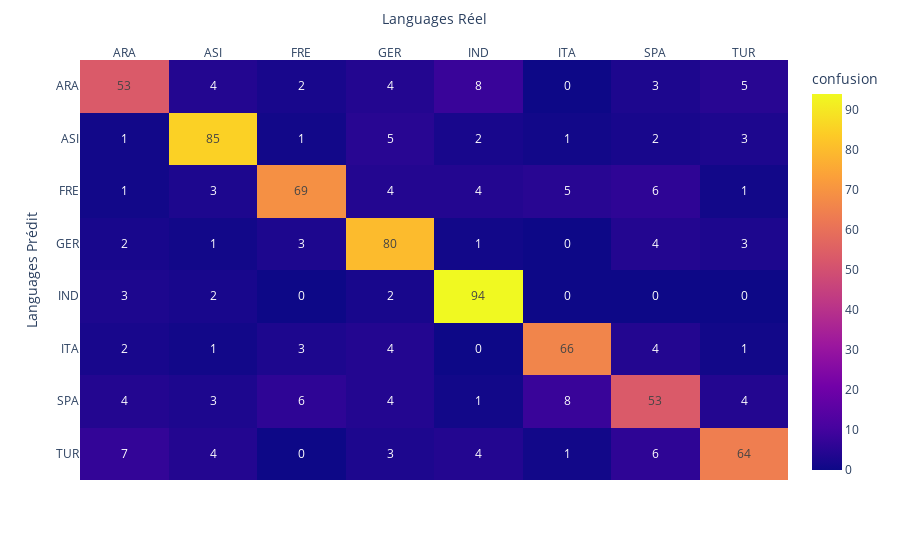

Notebook source saved alongside this figure:
### Code cell
# LinearSVC(dual="auto", random_state=0, tol=1e-5)
clf = make_pipeline(
    TfidfVectorizer(), 
    # StandardScaler(with_mean=False),
    #LinearSVC(dual="auto", random_state=0, tol=1e-5),
    #KNeighborsClassifier(n_neighbors=3)
    # LogisticRegression()
    # DecisionTreeClassifier()
    # RandomForestClassifier()
    SGDClassifier()
)

df_chi = pd.read_csv("data/CHI.csv")
df_chi = df_chi.sample(300)
df_kor = pd.read_csv("data/KOR.csv")
df_kor = df_kor.sample(300)
df_jap = pd.read_csv("data/JPN.csv")
df_jap = df_jap.sample(300)
df_asie = pd.concat([df_chi, df_kor, df_jap])
df_asie["Lang"] = "ASI"

df_hin = pd.read_csv("data/HIN.csv")
df_hin = df_hin.sample(450)
df_tel = pd.read_csv("data/TEL.csv")
df_tel = df_tel.sample(450)
df_indian = pd.concat([df_hin, df_tel])
df_indian["Lang"] = "IND"


df_other = get_data(exclude=["HIN", "TEL", "CHI", "JPN", "KOR"])
df_concat = pd.concat([df_other, df_asie, df_indian])
process_pipeline(clf, df_concat, draw=True)

### Figure 1 — Plotly figure (JSON) as saved in the notebook; plotly's stock layout.template omitted (floating-point values rounded to 4 significant figures)
{"data": [{"coloraxis": "coloraxis", "hovertemplate": "Languages Réel: %{x}<br>Languages Prédit: %{y}<br>confusion: %{z}<extra></extra>", "name": "0", "texttemplate": "%{z}", "type": "heatmap", "x": ["ARA", "ASI", "FRE", "GER", "IND", "ITA", "SPA", "TUR"], "xaxis": "x", "y": ["ARA", "ASI", "FRE", "GER", "IND", "ITA", "SPA", "TUR"], "yaxis": "y", "z": [[53, 4, 2, 4, 8, 0, 3, 5], [1, 85, 1, 5, 2, 1, 2, 3], [1, 3, 69, 4, 4, 5, 6, 1], [2, 1, 3, 80, 1, 0, 4, 3], [3, 2, 0, 2, 94, 0, 0, 0], [2, 1, 3, 4, 0, 66, 4, 1], [4, 3, 6, 4, 1, 8, 53, 4], [7, 4, 0, 3, 4, 1, 6, 64]]}], "layout": {"coloraxis": {"colorbar": {"title": {"text": "confusion"}}, "colorscale": [[0, "#0d0887"], [0.1111, "#46039f"], [0.2222, "#7201a8"], [0.3333, "#9c179e"], [0.4444, "#bd3786"], [0.5556, "#d8576b"], [0.6667, "#ed7953"], [0.7778, "#fb9f3a"], [0.8889, "#fdca26"], [1, "#f0f921"]]}, "margin": {"t": 60}, "xaxis": {"anchor": "y", "domain": [0, 1], "side": "top", "title": {"text": "Languages Réel"}}, "yaxis": {"anchor": "x", "autorange": "reversed", "domain": [0, 1], "title": {"text": "Languages Prédit"}}}}
